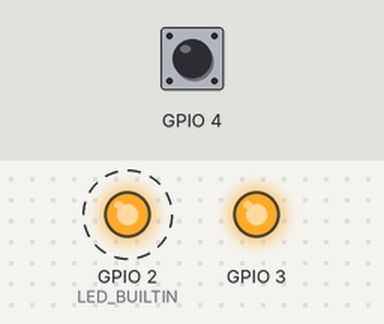
A sketch run on a simulated ESP32. Parts: output pins drawn as LEDs (lit = HIGH). Dashed ring = blinking. The inputs (shaded band) are chosen by the test bench; at power-on: GPIO 4 HIGH. Nothing arrives over Bluetooth unless stated; a phone connects over Bluetooth LE 3 s after start; what the sketch prints to the serial monitor is not drawn.

Above: at 2.3 s.
2.4 s: GPIO 4 pulled LOW for 1 s
At 2.9 s:
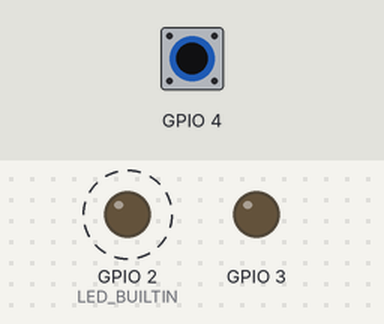
At 4.4 s:
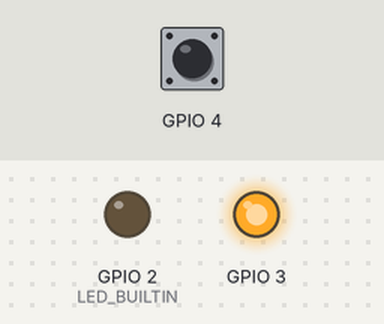
4.9 s: GPIO 4 pulled LOW for 3.2 s
At 5.6 s:
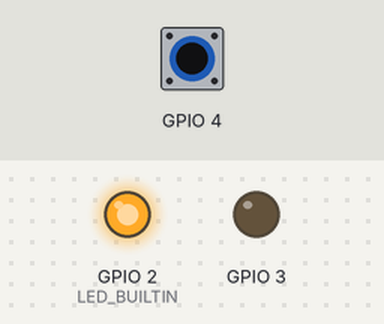
Timing chart, 0 to 9.6 s (numbered marks = the images above; inputs shaded):
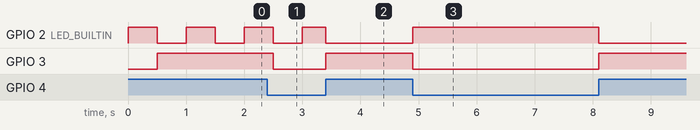

Measured:
- after the input at 2.4 s, GPIO 3: HIGH → LOW after 0.10 s, → HIGH 0.90 s later
- after the input at 4.9 s, GPIO 2 (LED_BUILTIN): LOW → HIGH at once, → LOW 3.2 s later; GPIO 3: HIGH → LOW at once, → HIGH 3.2 s later

The sketch:

doorsensor.ino
```cpp
#include <BLEDevice.h>
#include <BLEServer.h>
#include <BLEUtils.h>
#include <BLE2902.h>

BLEServer* pServer = NULL;
BLECharacteristic* pCharacteristic_1 = NULL;
BLE2902 *pBLE2902_1;

bool deviceConnected = false;
bool oldDeviceConnected = false;

uint32_t doorval = 0;
uint32_t oldval = 255;

uint32_t elapsed = 0;

#define SERVICE_UUID          "a9948246-ba48-4c22-bff9-91c570df0b27"
#define CHARACTERISTIC_UUID_1 "f2ed52f9-6787-427c-801a-3f702739e744"
#define ssid "ISDS"


class MyServerCallbacks: public BLEServerCallbacks {
    void onConnect(BLEServer* pServer) {
      deviceConnected = true;
       };

    void onDisconnect(BLEServer* pServer) {
      oldval=255;
      deviceConnected = false;
    }
};

void setup() {
  pinMode(3, OUTPUT);
  pinMode(2, OUTPUT);
  pinMode(LED_BUILTIN, OUTPUT);
  pinMode(4, INPUT_PULLUP);
  Serial.begin(9600);

  BLEDevice::init(ssid);


  pServer = BLEDevice::createServer();
  pServer->setCallbacks(new MyServerCallbacks());

  BLEService *pService = pServer->createService(SERVICE_UUID);


  pCharacteristic_1 = pService->createCharacteristic(
                      CHARACTERISTIC_UUID_1,
                      BLECharacteristic::PROPERTY_NOTIFY
                    );
  pService->start();
  BLEAdvertising *pAdvertising = BLEDevice::getAdvertising();
  pAdvertising->addServiceUUID(SERVICE_UUID);
  pAdvertising->setScanResponse(false);
  pAdvertising->setMinPreferred(0x0);
  BLEDevice::startAdvertising();
  Serial.println("Waiting a client connection to notify...");
}

//uint32_t ledctr = 0;
uint32_t ledst = 0;


void led() {
      if (ledst == 0) {
      ledst=1;
      digitalWrite(2, HIGH);
    } else {
      ledst=0;
      digitalWrite(2, LOW);
    }
}

void loop() {

if (deviceConnected == true) {
  digitalWrite(2, HIGH);
} else {
    led();
    delay(500);
}


     if (digitalRead(4) == HIGH) {
    doorval=1;
    digitalWrite(LED_BUILTIN, LOW);
    digitalWrite(3, HIGH);
   } else {
     doorval=0;
    digitalWrite(LED_BUILTIN, HIGH);
     digitalWrite(3, LOW);
   }

    if (deviceConnected) {

    if (oldval == doorval) {
      if (elapsed > 20) {
      elapsed=0;
      oldval = doorval;
      pCharacteristic_1->setValue(doorval);
      pCharacteristic_1->notify();
      } else {
        elapsed++;
      }
    } else {
      oldval = doorval;
      pCharacteristic_1->setValue(doorval);
      pCharacteristic_1->notify();
    }


      delay(100);
    }
    if (!deviceConnected && oldDeviceConnected) {
      delay(500);
      pServer->startAdvertising();
      Serial.println("start advertising");
      oldDeviceConnected = deviceConnected;
    }
    if (deviceConnected && !oldDeviceConnected) {
      oldDeviceConnected = deviceConnected;
    }
}
```
